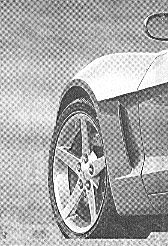
#> input picture reference/good/EE326-Digital-Image-Processing-main/lab5/Q5_3.tif, 168 x 246 px
$ python 'butterworth notch filter.py'
#> lines starting #> are read from the running program, lines starting #| are printed output that depends on the picture
import matplotlib.pyplot as plt
import numpy as np
import cv2
from matplotlib.ticker import MultipleLocator


def butterworthPassFilter(image_input, sigma, n):
    image_shift = np.fft.fftshift(np.fft.fft2(cv2.imread(image_input, 0)))

    center_point = [[124, 84]]

    def make_transform_matrix(center_p):
        transform_matrix = np.zeros(image_shift.shape)
        for i in range(transform_matrix.shape[0]):
            for j in range(transform_matrix.shape[1]):
                def cal_distance(pa, pb):
                    from math import sqrt
                    distance = sqrt((pa[0] - pb[0]) ** 2 + (pa[1] - pb[1]) ** 2)
                    return distance

                dis = cal_distance(center_p, (i, j))
                transform_matrix[i, j] = (1 / (1 + (dis / sigma) ** (2 * n)))
        return transform_matrix

    mask = np.ones(image_shift.shape)
    for center in center_point:
        mask = mask * make_transform_matrix(center)

    output_frequency = np.multiply(image_shift, mask)

    new_img = np.abs(np.fft.ifft2(np.fft.ifftshift(output_frequency)))

    return new_img, mask * 255,np.log(np.abs(output_frequency))


img = cv2.imread("Q5_3.tif", 0)
#> img is the input picture: shape (246, 168); min 0, max 255, mean 169.7
f = np.fft.fft2(img)
f_shift = np.fft.fftshift(f)
s1 = np.log(np.abs(f_shift))
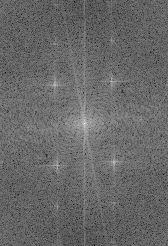
#> s1: shape (246, 168) float64; min 3.08, max 15.76, mean 8.28; drawn with min black and max white
plt.imshow(s1)
x_major_locator = MultipleLocator(20)
y_major_locator = MultipleLocator(20)
ax = plt.gca()
ax.xaxis.set_major_locator(x_major_locator)
ax.yaxis.set_major_locator(y_major_locator)
plt.tick_params(labelsize=4)
plt.grid()
plt.savefig("frequency 0", bbox_inches="tight",
            pad_inches=0.0, dpi=1000)
plt.close()

i = 1
for sigma in [10, 30, 50, 70]:
    for n in [1, 2, 3, 4]:
        plt.subplot(8, 6, i)
        plt.imshow(butterworthPassFilter("Q5_3.tif", sigma, n)[0], cmap="gray")
#> after the loop in butterworthPassFilter, `for center in center_point:`:
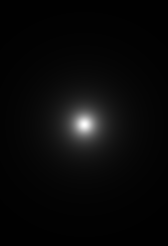
#> mask: shape (246, 168) float64; min 0.00444, max 1, mean 0.0366
#> in butterworthPassFilter, `new_img = np.abs(np.fft.ifft2(np.fft.ifftshift(output_frequency)))`:
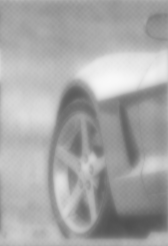
#> new_img: shape (246, 168) float64; min 79.55, max 249.2, mean 168
        plt.title("sigma=" + str(sigma) + ",n=" + str(n), fontsize=2,pad=2)
        plt.axis("off")

        plt.subplot(8, 6, i + 1)
        plt.imshow(butterworthPassFilter("Q5_3.tif", sigma, n)[1], cmap="gray")
        plt.title("sigma=" + str(sigma) + ",n=" + str(n), fontsize=2,pad=2)
        plt.axis("off")

        plt.subplot(8, 6, i + 2)
        plt.imshow(butterworthPassFilter("Q5_3.tif", sigma, n)[2], cmap="gray")
        plt.title("sigma=" + str(sigma) + ",n=" + str(n), fontsize=2, pad=2)
        plt.axis("off")
        i = i + 3
plt.savefig("butterworthPassFilter_11810506.tif", bbox_inches="tight", pad_inches=0.0, dpi=5000)
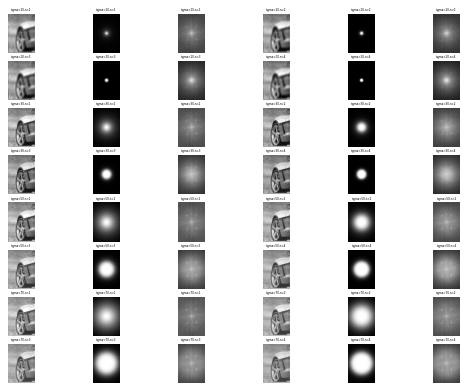
#> figure drawn by matplotlib, 48 panels
plt.close()
